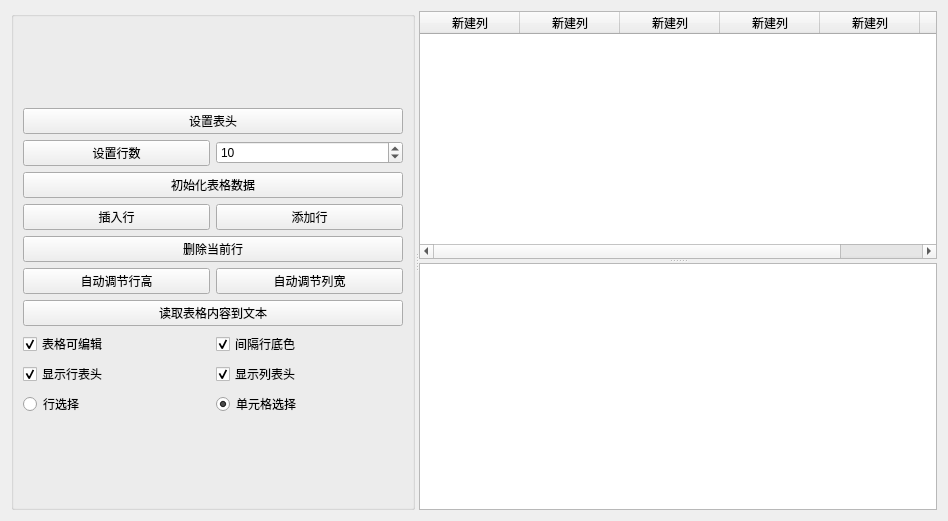
<?xml version="1.0" encoding="UTF-8"?>
<ui version="4.0">
 <class>Widget</class>
 <widget class="QWidget" name="Widget">
  <property name="geometry">
   <rect>
    <x>0</x>
    <y>0</y>
    <width>948</width>
    <height>521</height>
   </rect>
  </property>
  <property name="windowTitle">
   <string>Widget</string>
  </property>
  <layout class="QGridLayout" name="gridLayout_3">
   <item row="0" column="0">
    <widget class="QSplitter" name="splitter_2">
     <property name="orientation">
      <enum>Qt::Horizontal</enum>
     </property>
     <widget class="QGroupBox" name="groupBox">
      <property name="title">
       <string/>
      </property>
      <layout class="QGridLayout" name="gridLayout_2">
       <item row="0" column="0">
        <layout class="QGridLayout" name="gridLayout">
         <item row="0" column="0" colspan="2">
          <widget class="QPushButton" name="btnSetHeader">
           <property name="minimumSize">
            <size>
             <width>0</width>
             <height>25</height>
            </size>
           </property>
           <property name="text">
            <string>设置表头</string>
           </property>
          </widget>
         </item>
         <item row="1" column="0">
          <widget class="QPushButton" name="btnSetRows">
           <property name="minimumSize">
            <size>
             <width>0</width>
             <height>25</height>
            </size>
           </property>
           <property name="text">
            <string>设置行数</string>
           </property>
          </widget>
         </item>
         <item row="1" column="1">
          <widget class="QSpinBox" name="spinRowCount">
           <property name="minimum">
            <number>2</number>
           </property>
           <property name="value">
            <number>10</number>
           </property>
          </widget>
         </item>
         <item row="2" column="0" colspan="2">
          <widget class="QPushButton" name="btnIniData">
           <property name="minimumSize">
            <size>
             <width>0</width>
             <height>25</height>
            </size>
           </property>
           <property name="text">
            <string>初始化表格数据</string>
           </property>
          </widget>
         </item>
         <item row="3" column="0">
          <widget class="QPushButton" name="btnInsertRow">
           <property name="text">
            <string>插入行</string>
           </property>
          </widget>
         </item>
         <item row="3" column="1">
          <widget class="QPushButton" name="btnAppendRow">
           <property name="text">
            <string>添加行</string>
           </property>
          </widget>
         </item>
         <item row="4" column="0" colspan="2">
          <widget class="QPushButton" name="btnDelCurRow">
           <property name="text">
            <string>删除当前行</string>
           </property>
          </widget>
         </item>
         <item row="5" column="0">
          <widget class="QPushButton" name="btnAutoHeght">
           <property name="text">
            <string>自动调节行高</string>
           </property>
          </widget>
         </item>
         <item row="5" column="1">
          <widget class="QPushButton" name="btnAutoWidth">
           <property name="text">
            <string>自动调节列宽</string>
           </property>
          </widget>
         </item>
         <item row="6" column="0" colspan="2">
          <widget class="QPushButton" name="btnReadToEdit">
           <property name="minimumSize">
            <size>
             <width>0</width>
             <height>25</height>
            </size>
           </property>
           <property name="text">
            <string>读取表格内容到文本</string>
           </property>
          </widget>
         </item>
         <item row="7" column="0">
          <widget class="QCheckBox" name="chkBoxTabEditable">
           <property name="text">
            <string>表格可编辑</string>
           </property>
           <property name="checked">
            <bool>true</bool>
           </property>
          </widget>
         </item>
         <item row="7" column="1">
          <widget class="QCheckBox" name="chkBoxRowColor">
           <property name="text">
            <string>间隔行底色</string>
           </property>
           <property name="checked">
            <bool>true</bool>
           </property>
          </widget>
         </item>
         <item row="8" column="0">
          <widget class="QCheckBox" name="chkBoxHeaderH">
           <property name="text">
            <string>显示行表头</string>
           </property>
           <property name="checked">
            <bool>true</bool>
           </property>
          </widget>
         </item>
         <item row="8" column="1">
          <widget class="QCheckBox" name="chkBoxHeaderV">
           <property name="text">
            <string>显示列表头</string>
           </property>
           <property name="checked">
            <bool>true</bool>
           </property>
          </widget>
         </item>
         <item row="9" column="0">
          <widget class="QRadioButton" name="rBtnSelectRow">
           <property name="text">
            <string>行选择</string>
           </property>
           <property name="checked">
            <bool>false</bool>
           </property>
          </widget>
         </item>
         <item row="9" column="1">
          <widget class="QRadioButton" name="rBtnSelectItem">
           <property name="text">
            <string>单元格选择</string>
           </property>
           <property name="checked">
            <bool>true</bool>
           </property>
          </widget>
         </item>
        </layout>
       </item>
      </layout>
     </widget>
     <widget class="QSplitter" name="splitter">
      <property name="orientation">
       <enum>Qt::Vertical</enum>
      </property>
      <widget class="QTableWidget" name="tableInfo">
       <property name="maximumSize">
        <size>
         <width>16777215</width>
         <height>250</height>
        </size>
       </property>
       <column>
        <property name="text">
         <string>新建列</string>
        </property>
       </column>
       <column>
        <property name="text">
         <string>新建列</string>
        </property>
       </column>
       <column>
        <property name="text">
         <string>新建列</string>
        </property>
       </column>
       <column>
        <property name="text">
         <string>新建列</string>
        </property>
       </column>
       <column>
        <property name="text">
         <string>新建列</string>
        </property>
       </column>
       <column>
        <property name="text">
         <string>新建列</string>
        </property>
       </column>
      </widget>
      <widget class="QPlainTextEdit" name="plainTextEdit"/>
     </widget>
    </widget>
   </item>
  </layout>
 </widget>
 <resources/>
 <connections/>
</ui>
